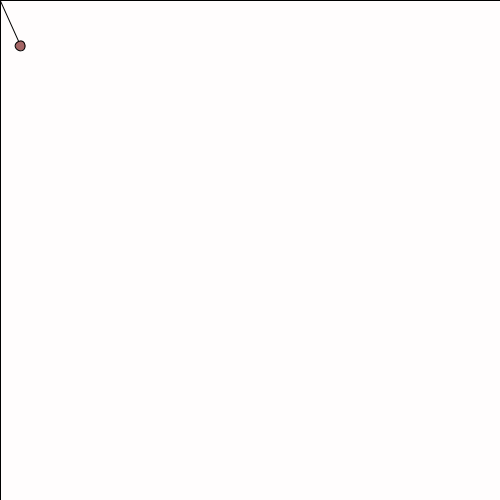
Frame 1 (no input)
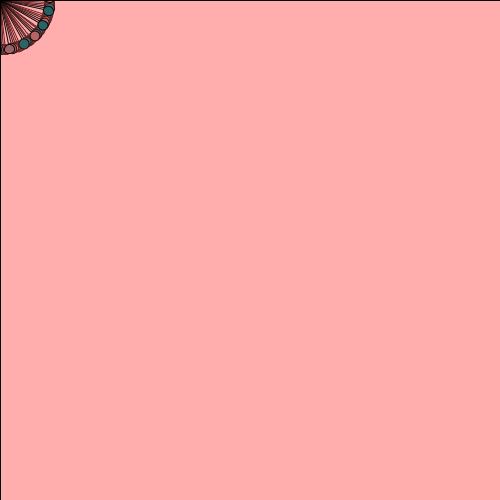
Frame 60 (the mouse pressed at the canvas centre just before this capture)
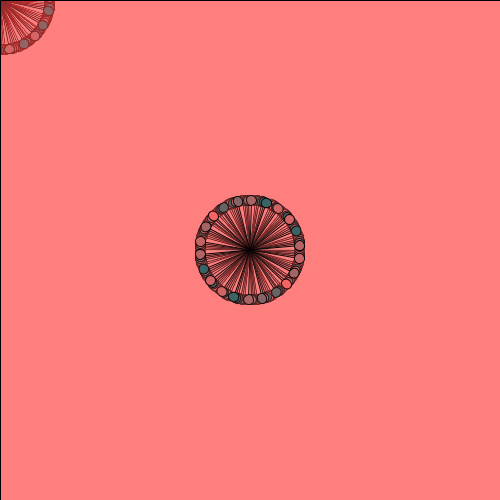
Frame 120 (the mouse held since frame 60 and released just before this capture)

The Processing sketch that drew these frames (run headless with seeded random() and noise(); from frame 60 on, the mouse is pressed at the canvas centre):

// Processing sketch: james
// ── james.pde
int x = 10;

void setup() {
  size(500, 500 );
  smooth();
  background(255);
  fill(255, 100, 100);
}

void draw() {
  fill(255, 100, 100, 3);
  rect(0, 0, 500, 500);
  x += 10;
  translate(mouseX, mouseY);
  rotate(x);
  fill(random(255), 100, 100);
  line(-50, 0, 50, 0);
  ellipse(-50, 0, 10, 10);
  ellipse(50, 0, 10, 10);
}
